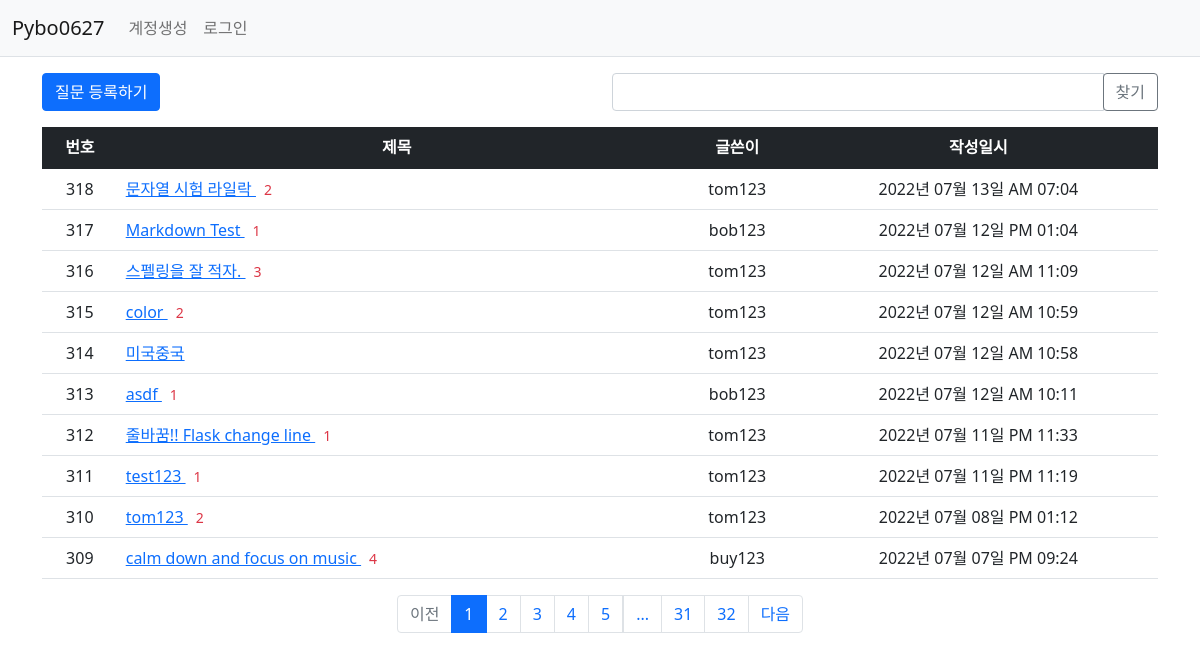
Page /question/list/ on the committed database.
### pybo/models.py (models this page shows)
class Question(db.Model):
    id = db.Column(db.Integer, primary_key=True)
    subject = db.Column(db.String(200), nullable=False)
    content = db.Column(db.Text(), nullable=False)
    create_date = db.Column(db.DateTime(), nullable=False)
    user_id = db.Column(db.Integer, db.ForeignKey('user.id', ondelete='CASCADE'), nullable=False)
    user = db.relationship('User', backref=db.backref('question_set'))
    modify_date = db.Column(db.DateTime(), nullable=True)
    voter = db.relationship('User', secondary=question_voter, backref=db.backref('question_voter_set'))

class User(db.Model):
    id = db.Column(db.Integer, primary_key=True)
    username = db.Column(db.String(150), unique=True, nullable=False)
    password = db.Column(db.String(200), nullable=False)
    email = db.Column(db.String(120), unique=True, nullable=False)

### pybo/views/question_views.py (the view, shortened to what this page needs)
@bp.route('/list/')
def _list():
    page = request.args.get('page', type=int, default=1)  # page
    kw = request.args.get('kw', type=str, default='')
    question_list = Question.query.order_by(Question.create_date.desc())
    question_list = question_list.paginate(page, per_page=10)
    return render_template('question/question_list.html', question_list=question_list, page=page, kw=kw)

### pybo/filter.py (called while the page is built)
def format_datetime(value, fmt='%Y년 %m월 %d일 %p %I:%M'):
    return value.strftime(fmt)

### pybo/views/auth_views.py (called while the page is built)
@bp.before_app_request
def load_logged_in_user():
    user_id = session.get('user_id')
    if user_id is None:
        g.user = None
    else:
        g.user = User.query.get(user_id)

### pybo/templates/question/question_list.html (shortened to what this page needs)
<!DOCTYPE html>
<html lang="en">
<head>
</head>
<body>
    {% extends 'base.html' %}
    {% block content %}
    <div class = "container my-3">
        <div class = "row my-3">
            <div class = "col-6">
                <a href="{{ url_for('question.create') }}" class = "btn btn-primary">질문 등록하기</a>
            </div>
            <div class = "col-6">
                <div class = "input-group">
                    <input type="text" id="search_kw" class="form-control" value="{{ kw or '' }}">
                    <div class = "input-group-append">
                        <button class = "btn btn-outline-secondary" type="button" id = "btn_search">찾기</button>
                    </div>
                </div>
            </div>
        </div>
        <table class = "table">
            <thead>
            <tr class = "text-center table-dark">
                <th>번호</th>
                <th style="width:50%">제목</th>
                <th>글쓴이</th>
                <th>작성일시</th>
            </tr>
            </thead>
            <tbody>
            {% if question_list %}
            {% for question in question_list.items %}
            <tr class="text-center">
                <td>{{ question_list.total - ((question_list.page-1) * question_list.per_page) - loop.index0  }}</td>
                <td class = "text-start">
                    <a href = "{{ url_for('question.detail', question_id=question.id) }}">
                        {{ question.subject }}
                    </a>
                    {% if question.answer_set|length > 0 %}
                    <span class = "text-danger small mx-2">{{ question.answer_set|length }}</span>
                    {% endif %}
                </td>
                <td>{{ question.user.username }} </td>
                <td>{{ question.create_date|datetime }} </td>
            </tr>
            {% endfor %}
            {% else %}
            <tr>
                <td colspan = "3"> 질문이 없습니다. </td>
            </tr>
            {% endif %}
            </tbody>
        </table>
        <ul class = "pagination justify-content-center">
            {% if question_list.has_prev %}
            <li class = "page-item">
                <a class = "page-link" data-page="{{ question_list.prev_num }}" href="javascript:void(0)">이전</a>
            </li>
            {% else %}
            <li class = "page-item disabled">
                <a class = "page-link" tabindex = "-1" aria-disabled="true" href ="javascript:void(0)">이전</a>
            </li>
            {% endif %}
            {% for page_num in question_list.iter_pages() %}
            {% if page_num %}
            {% if page_num != question_list.page %}
            <li class = "page-item">
                <a class="page-link" data-page="{{ page_num }}" href = "javascript:void(0)">{{ page_num }}</a>
            </li>
            {% else %}
            <li class = "page-item active" aria-current = "page">
                <a class = "page-link" href = "javascript:void(0)">{{ page_num }}</a>
            </li>
            {% endif %}
            {% else %}
            <li class = "disabled">
                <a class = "page-link" href = "javascript:void(0)">...</a>
            </li>
            {% endif %}
            {% endfor %}
            {% if question_list.has_next %}
            <li class = "page-item">
                <a class = "page-link" data-page="{{ question_list.next_num }}" href="javascript:void(0)">다음</a>
            </li>
            {% else %}
            <li class = "page-item disabled">
                <a class = "page-link" tabindex="-1" aria-disabled="true" href = "javascript:void(0)">다음</a>
            </li>
            {% endif %}
        </ul>
</div>
{% endblock %}

### rows in the picture
Question: total "318", subject "문자열 시험 라일락", answer_set|length "2", user.username "tom123", create_date "2022년 07월 13일 AM 07:04"
Question: total "317", subject "Markdown Test", answer_set|length "1", user.username "bob123", create_date "2022년 07월 12일 PM 01:04"
Question: total "316", subject "스펠링을 잘 적자.", answer_set|length "3", user.username "tom123", create_date "2022년 07월 12일 AM 11:09"
Question: total "315", subject "color", answer_set|length "2", user.username "tom123", create_date "2022년 07월 12일 AM 10:59"
Question: total "314", subject "미국중국", user.username "tom123", create_date "2022년 07월 12일 AM 10:58"
Question: total "313", subject "asdf", answer_set|length "1", user.username "bob123", create_date "2022년 07월 12일 AM 10:11"
Question: total "312", subject "줄바꿈!! Flask change line", answer_set|length "1", user.username "tom123", create_date "2022년 07월 11일 PM 11:33"
Question: total "311", subject "test123", answer_set|length "1", user.username "tom123", create_date "2022년 07월 11일 PM 11:19"
Question: total "310", subject "tom123", answer_set|length "2", user.username "tom123", create_date "2022년 07월 08일 PM 01:12"
Question: total "309", subject "calm down and focus on music", answer_set|length "4", user.username "buy123", create_date "2022년 07월 07일 PM 09:24"

### other values in the picture
{{ page_num }} "1"
{{ page_num }} "2" "3" "4" "5" "31" "32"
